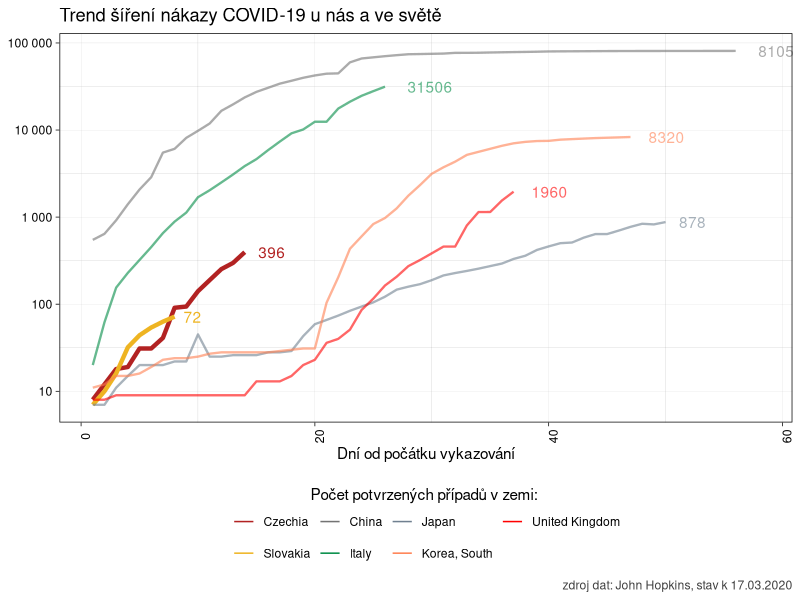
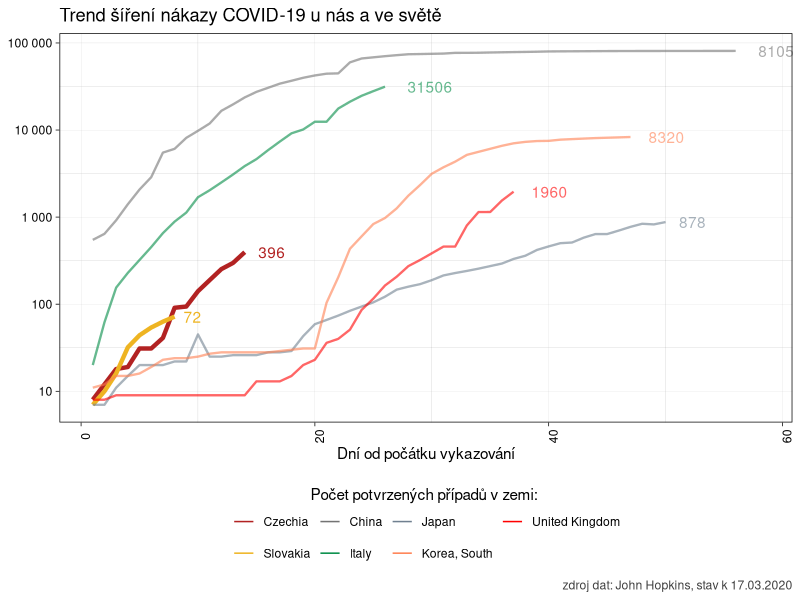

These figures' R source, in order:
# pro srovnání...

library(tidyverse)

clean_data <- read_csv2("./data/raw_data.csv") %>% 
  filter(zeme %in% c("China", "Italy", "Japan", "Korea, South", "Czechia", "United Kingdom", "Slovakia") & pocet > 0) %>% 
  mutate(zeme = fct_relevel(as.factor(zeme), c("Czechia", "Slovakia"))) %>% 
  group_by(zeme, datum) %>% 
  summarise(pocet = sum(pocet)) %>% 
  filter(pocet > 5) %>%  # před pěti nemocnými je to hodně volatilní...
  group_by(zeme) %>% 
  arrange(datum) %>% 
  mutate(den = row_number())
  

ggplot(data = clean_data, aes(x = den, y = pocet, color = zeme, alpha = zeme)) +
  geom_line(aes(size = zeme)) +
  geom_text(data = slice(clean_data, which.max(den)), 
            aes(x = den, y = pocet, label = pocet),
            hjust = -.5, show.legend = F) +
  labs(title = "Trend šíření nákazy COVID-19 u nás a ve světě",
       color = "Počet potvrzených případů v zemi: ",
       x = "Dní od počátku vykazování",
       y = "Počet nakažených (log scale)",
       caption = paste("zdroj dat: John Hopkins, stav k", max(clean_data$datum) %>% 
                         format(format = "%d.%m.%Y"))) +
  scale_x_continuous(limits = c(1, max(clean_data$den)+2)) +
  scale_y_log10(labels = scales::number_format()) +
  scale_color_manual(values = c("Czechia" = "firebrick",
                                "Slovakia" = "goldenrod2",
                                "China" = "gray45",
                                "Italy" = "springgreen4",
                                "Japan" = "slategray",
                                "Korea, South" = "coral",
                                "United Kingdom" = "red"),
                     guide = guide_legend(title.position = "top",
                                          title.hjust = 0.5,
                                          override.aes = list(size = 2))) +
  scale_alpha_manual(values = c("Czechia" = 1,
                                "Slovakia" = 1,
                                "China" = .6,
                                "Italy" = .6,
                                "Japan" = .6,
                                "Korea, South" = .6,
                                "United Kingdom" = .6),
                     guide = guide_none()) + 
  scale_size_manual(values = c("Czechia" = 1.5,
                               "Slovakia" = 1.5,
                               "China" = .8,
                               "Italy" = .8,
                               "Japan" = .8,
                               "Korea, South" = .8,
                               "United Kingdom" = .8),
                     guide = guide_none()) + 
  theme_linedraw() +
  theme(axis.text.x = element_text(angle = 90),
        axis.title.y =element_blank(),
        panel.grid.major = element_line(color = "gray75"),
        plot.caption = element_text(color = "gray25"),
        legend.position="bottom")

ggsave("./img/cizina.png", dpi = 300, units = "cm", width = 25, height = 16)
